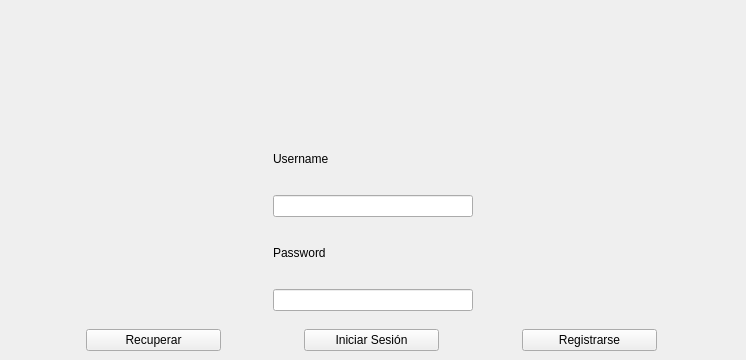
         <widget class="QWidget" name="page_sesion">
          <layout class="QVBoxLayout" name="verticalLayout_5">
           <property name="spacing">
            <number>0</number>
           </property>
           <property name="leftMargin">
            <number>0</number>
           </property>
           <property name="topMargin">
            <number>0</number>
           </property>
           <property name="rightMargin">
            <number>0</number>
           </property>
           <property name="bottomMargin">
            <number>0</number>
           </property>
           <item>
            <widget class="QWidget" name="widget_9" native="true">
             <property name="minimumSize">
              <size>
               <width>0</width>
               <height>120</height>
              </size>
             </property>
             <property name="maximumSize">
              <size>
               <width>16777215</width>
               <height>120</height>
              </size>
             </property>
             <layout class="QHBoxLayout" name="horizontalLayout_7">
              <item>
               <spacer name="horizontalSpacer_8">
                <property name="orientation">
                 <enum>Qt::Horizontal</enum>
                </property>
                <property name="sizeHint" stdset="0">
                 <size>
                  <width>319</width>
                  <height>20</height>
                 </size>
                </property>
               </spacer>
              </item>
              <item>
               <widget class="QLabel" name="lbl_user">
                <property name="minimumSize">
                 <size>
                  <width>90</width>
                  <height>90</height>
                 </size>
                </property>
                <property name="maximumSize">
                 <size>
                  <width>90</width>
                  <height>90</height>
                 </size>
                </property>
                <property name="text">
                 <string/>
                </property>
                <property name="pixmap">
                 <pixmap>image/usuario.png</pixmap>
                </property>
                <property name="scaledContents">
                 <bool>true</bool>
                </property>
               </widget>
              </item>
              <item>
               <spacer name="horizontalSpacer_9">
                <property name="orientation">
                 <enum>Qt::Horizontal</enum>
                </property>
                <property name="sizeHint" stdset="0">
                 <size>
                  <width>319</width>
                  <height>20</height>
                 </size>
                </property>
               </spacer>
              </item>
             </layout>
            </widget>
           </item>
           <item>
            <widget class="QWidget" name="widget_10" native="true">
             <layout class="QVBoxLayout" name="verticalLayout_6">
              <property name="spacing">
               <number>0</number>
              </property>
              <property name="leftMargin">
               <number>0</number>
              </property>
              <property name="topMargin">
               <number>0</number>
              </property>
              <property name="rightMargin">
               <number>0</number>
              </property>
              <property name="bottomMargin">
               <number>0</number>
              </property>
              <item>
               <widget class="QWidget" name="widget_11" native="true">
                <property name="minimumSize">
                 <size>
                  <width>0</width>
                  <height>200</height>
                 </size>
                </property>
                <property name="maximumSize">
                 <size>
                  <width>16777215</width>
                  <height>200</height>
                 </size>
                </property>
                <layout class="QHBoxLayout" name="horizontalLayout_8">
                 <property name="spacing">
                  <number>0</number>
                 </property>
                 <property name="leftMargin">
                  <number>0</number>
                 </property>
                 <property name="topMargin">
                  <number>0</number>
                 </property>
                 <property name="rightMargin">
                  <number>0</number>
                 </property>
                 <property name="bottomMargin">
                  <number>0</number>
                 </property>
                 <item>
                  <spacer name="horizontalSpacer_10">
                   <property name="orientation">
                    <enum>Qt::Horizontal</enum>
                   </property>
                   <property name="sizeHint" stdset="0">
                    <size>
                     <width>264</width>
                     <height>20</height>
                    </size>
                   </property>
                  </spacer>
                 </item>
                 <item>
                  <widget class="QWidget" name="widget_13" native="true">
                   <layout class="QVBoxLayout" name="verticalLayout_7">
                    <item>
                     <widget class="QLabel" name="label_15">
                      <property name="text">
                       <string>Username</string>
                      </property>
                     </widget>
                    </item>
                    <item>
                     <widget class="QLineEdit" name="ln_user_inicio"/>
                    </item>
                    <item>
                     <widget class="QLabel" name="label_16">
                      <property name="text">
                       <string>Password</string>
                      </property>
                     </widget>
                    </item>
                    <item>
                     <widget class="QLineEdit" name="ln_password_inicio"/>
                    </item>
                   </layout>
                  </widget>
                 </item>
                 <item>
                  <spacer name="horizontalSpacer_11">
                   <property name="orientation">
                    <enum>Qt::Horizontal</enum>
                   </property>
                   <property name="sizeHint" stdset="0">
                    <size>
                     <width>264</width>
                     <height>20</height>
                    </size>
                   </property>
                  </spacer>
                 </item>
                </layout>
               </widget>
              </item>
              <item>
               <widget class="QWidget" name="widget_12" native="true">
                <layout class="QHBoxLayout" name="horizontalLayout_9">
                 <item>
                  <widget class="QPushButton" name="btn_recuperar">
                   <property name="maximumSize">
                    <size>
                     <width>135</width>
                     <height>16777215</height>
                    </size>
                   </property>
                   <property name="text">
                    <string>Recuperar</string>
                   </property>
                  </widget>
                 </item>
                 <item>
                  <widget class="QPushButton" name="btn_iniciar_sesion">
                   <property name="maximumSize">
                    <size>
                     <width>135</width>
                     <height>16777215</height>
                    </size>
                   </property>
                   <property name="text">
                    <string>Iniciar Sesión</string>
                   </property>
                  </widget>
                 </item>
                 <item>
                  <widget class="QPushButton" name="btn_registrarse">
                   <property name="maximumSize">
                    <size>
                     <width>135</width>
                     <height>16777215</height>
                    </size>
                   </property>
                   <property name="text">
                    <string>Registrarse</string>
                   </property>
                  </widget>
                 </item>
                </layout>
               </widget>
              </item>
             </layout>
            </widget>
           </item>
          </layout>
         </widget>
